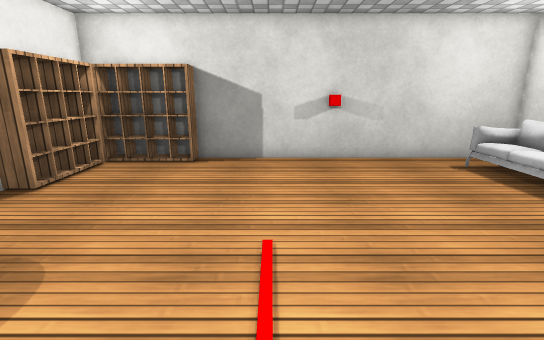
View 1 (above)

14 first-person views from a walk through a 3-D level made in the Unity game engine. The camera is 1.3 m above the floor, tilts 14° down and sees 85° across. Doors are open. The floor is counted in squares, 0.45 m on a side. Each view is taken from the middle of a square. On the plan, view 1 faces up. The plan holds only what a view shows up to about 20 squares ahead; the rest is blank. The place goes on beyond the plan. The player character is not drawn. Some surface patterns are stand-ins.

View 2
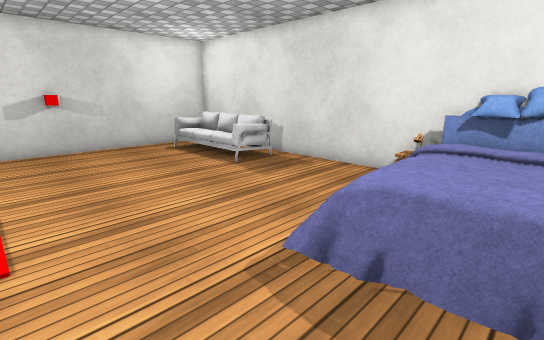

View 3
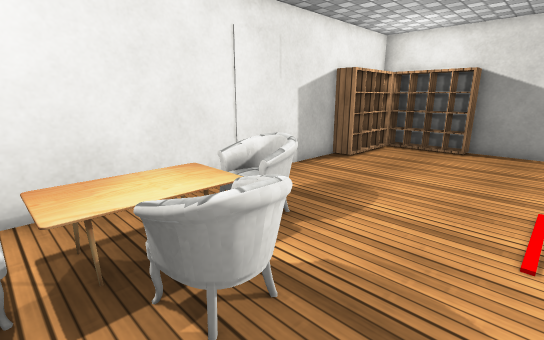

View 4
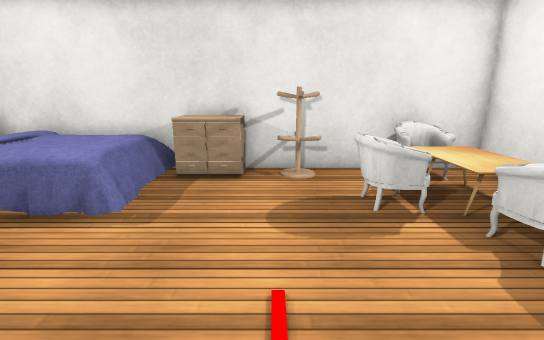

View 5
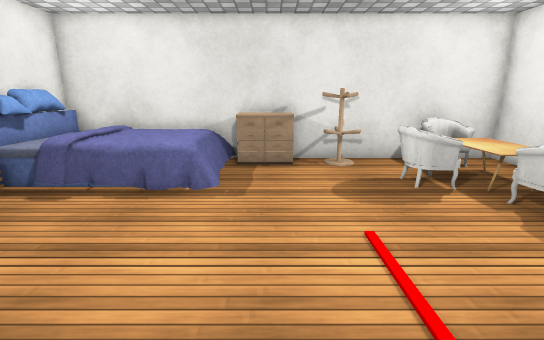

View 6
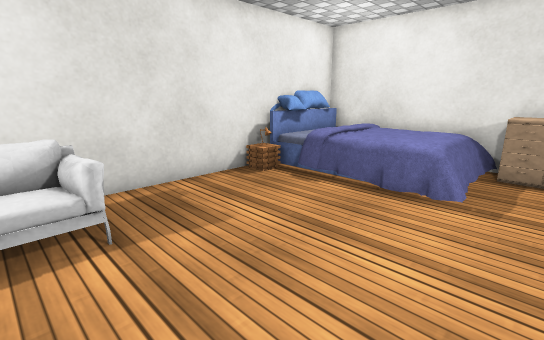

View 7
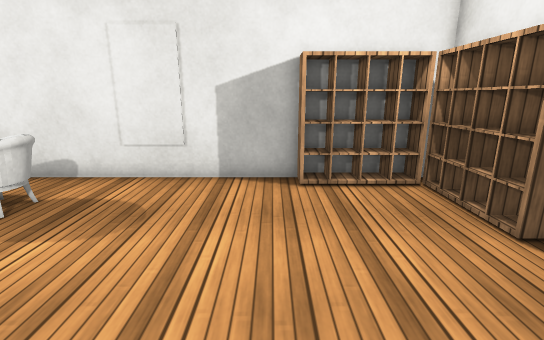

View 8
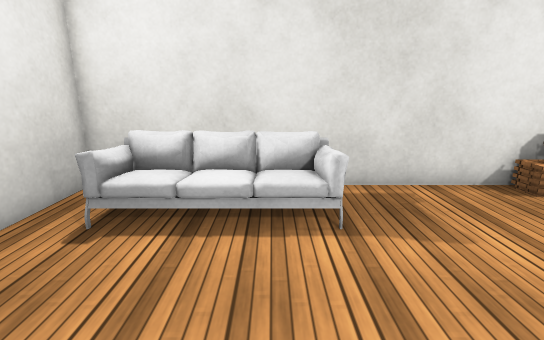

View 9
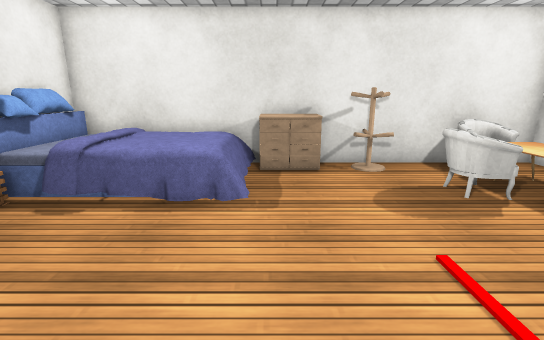

View 10
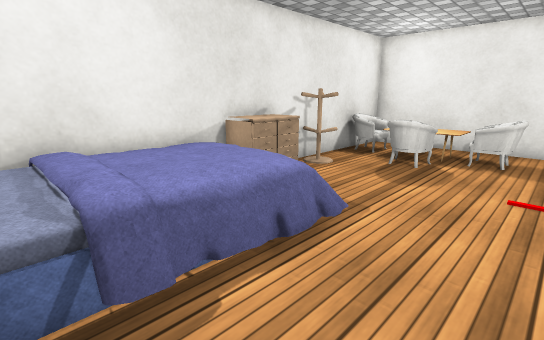

View 11
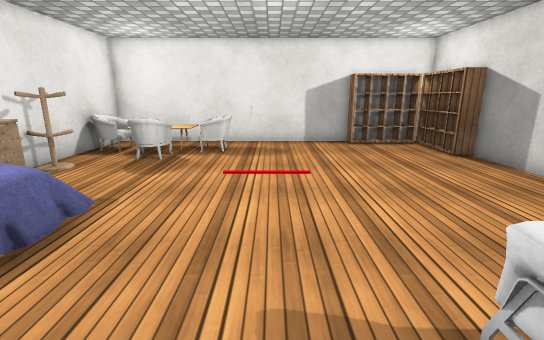

View 12
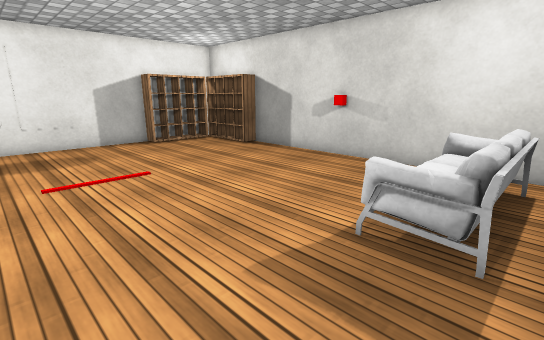

View 13
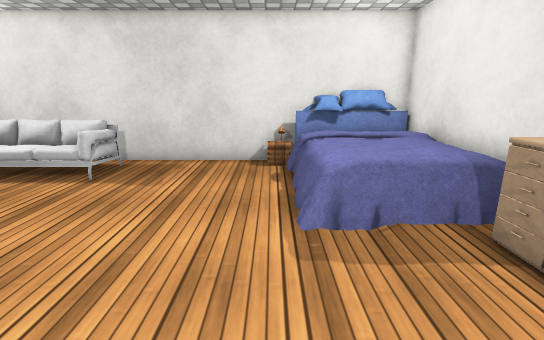

View 14
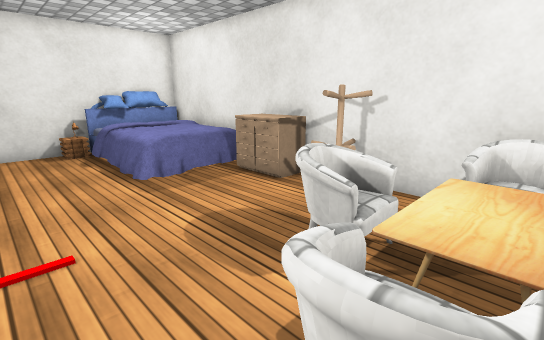

### Floor plan
Key: @ floor where view 1 was taken; # wall or solid block; . floor; D open door; = window, fence, low wall or low ledge; S shelf; F sofa; B bed; C chair; T table; O other object.
Columns run from 9 left of view 1 to 12 right of it. Each row starts with its distance up from view 1.
 14 # SSSS################
 13 #SSSSS...............#
 12 #SS..............==#.#
 11 #SS...............OF.#
 10 #SS...............OF.#
  9 #SS...............OF.#
  8 # ................OF.#
  7 # ...............#O#.#
  6  #................FF.#
  5  #...................#
  4  #...................#
  3  #...................#
  2  #.CC................#
  1  #.#CC...............#
  0  #.#T....@..........O#
 -1  #.TTCCCD....BBBBBBBB#
 -2  #.TTTCCD....BBBBBBBBB
 -3  #.TTCC......BBBBBBBBB
 -4  #.TC...O.OOOBBBBBBBBB
 -5  #.#C..OOOOOOBBBBBBBBB
 -6  #####################

Positions as (right, up) in squares from view 1, and headings:
1: (0, 0), facing up
2: (0, -4), facing up-right
3: (0, -4), facing up-left
4: (0, 6), facing down
5: (2, 8), facing down
6: (2, 8), facing down-right
7: (2, 8), facing left
8: (2, 8), facing right
9: (3, 7), facing down
10: (10, 3), facing down-left
11: (11, 4), facing left
12: (11, 1), facing up-left
13: (-2, 0), facing right
14: (-6, 3), facing down-right
